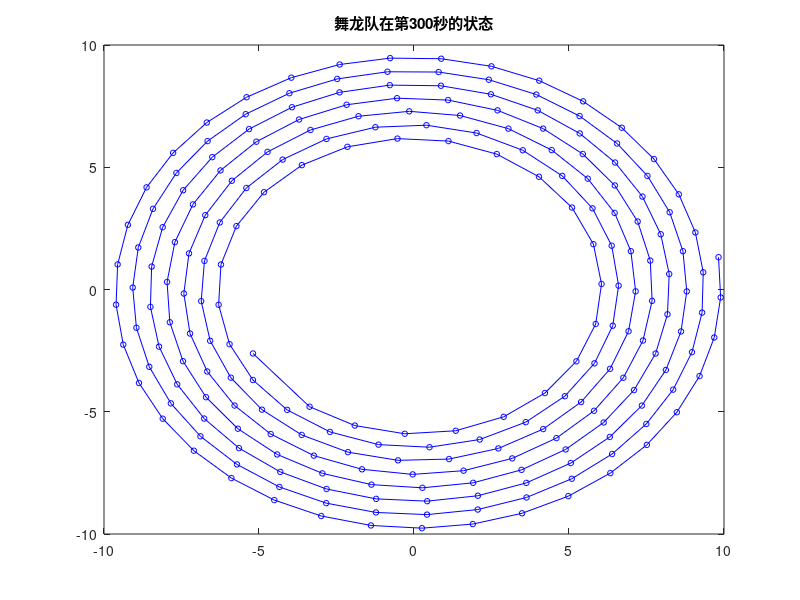

Write MATLAB code to recreate this figure.
% 参数定义
L_head = 2.86;  % 龙头板长（米），减去两端的把手部分
L_body = 1.65;  % 龙身和龙尾板长（米），减去两端的把手部分
pitch = 0.55;   % 螺距（米）
v_head = 1;     % 龙头前把手速度（m/s）
theta0 = 16 * 2 * pi; % 螺线第16圈的初始角度
t_total = 300; % 总时间300秒
dt = 1; % 每秒计算
num_sections = 223;

% 计算龙头的初始半径和角速度
initial_radius_head = pitch * theta0 / (2 * pi); % 龙头初始半径
angular_velocity = v_head / initial_radius_head; % 角速度

% 初始化矩阵
time_steps = t_total + 1;
positions = cell(1, 2);
positions{1} = zeros(time_steps, num_sections);
positions{2} = zeros(time_steps, num_sections);

% 计算每节板凳的每秒位置
for t = 0:t_total
    % 计算龙头位置
    theta = theta0 - angular_velocity * t;
    r_head = pitch * theta / (2 * pi);
    positions{1}(t+1, 1) = r_head * cos(theta);
    positions{2}(t+1, 1) = r_head * sin(theta);
    
    % 计算每节板凳的位置
    current_theta = theta;
    current_radius = r_head;
    for i = 2:num_sections
        arc_length = (i == 2) * L_head + (i > 2) * L_body;
        delta_theta = arc_length / current_radius;
        current_theta = current_theta + delta_theta;
        current_radius = pitch * current_theta / (2 * pi);
        
        positions{1}(t+1, i) = current_radius * cos(current_theta);
        positions{2}(t+1, i) = current_radius * sin(current_theta);
    end
end

% 绘制螺旋线作为背景
theta_values = linspace(0, theta0, 1000);
r_values = pitch * theta_values / (2 * pi);
x_spiral = r_values .* cos(theta_values);
y_spiral = r_values .* sin(theta_values);

% 绘制每个t时刻的舞龙队状态和螺旋线背景
figure;
hold on;
plot(x_spiral, y_spiral, 'r-', 'LineWidth', 1.5); % 绘制红色螺旋线背景
title(['舞龙队的状态']);
xlabel('X 位置 (m)');
ylabel('Y 位置 (m)');
axis equal;
grid on;
hold off;

% 设置相同的刻度范围
xlim([min(x_spiral), max(x_spiral)]);
ylim([min(y_spiral), max(y_spiral)]);

for t = 0:t_total
    plot(positions{1}(t+1,:), positions{2}(t+1,:), 'bo-', 'MarkerSize', 4); % 绘制舞龙队的轨迹
    title(['舞龙队在第', num2str(t), '秒的状态']);
    pause(0.5); % 暂停0.5秒
end
